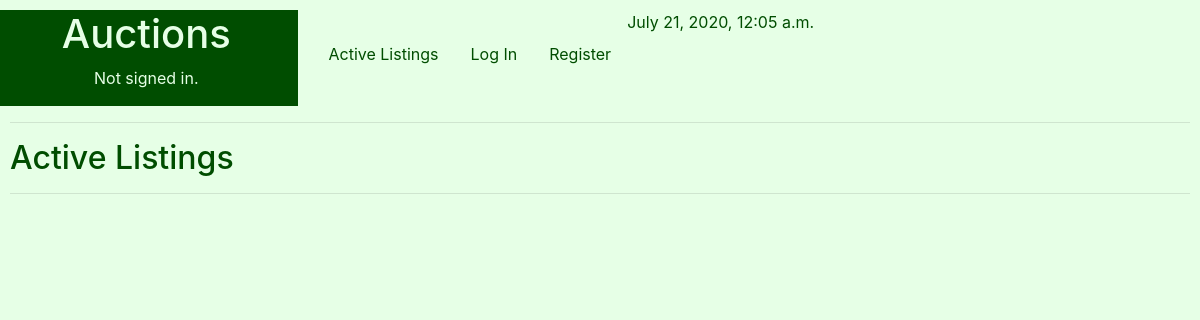
The app's page /, older data.
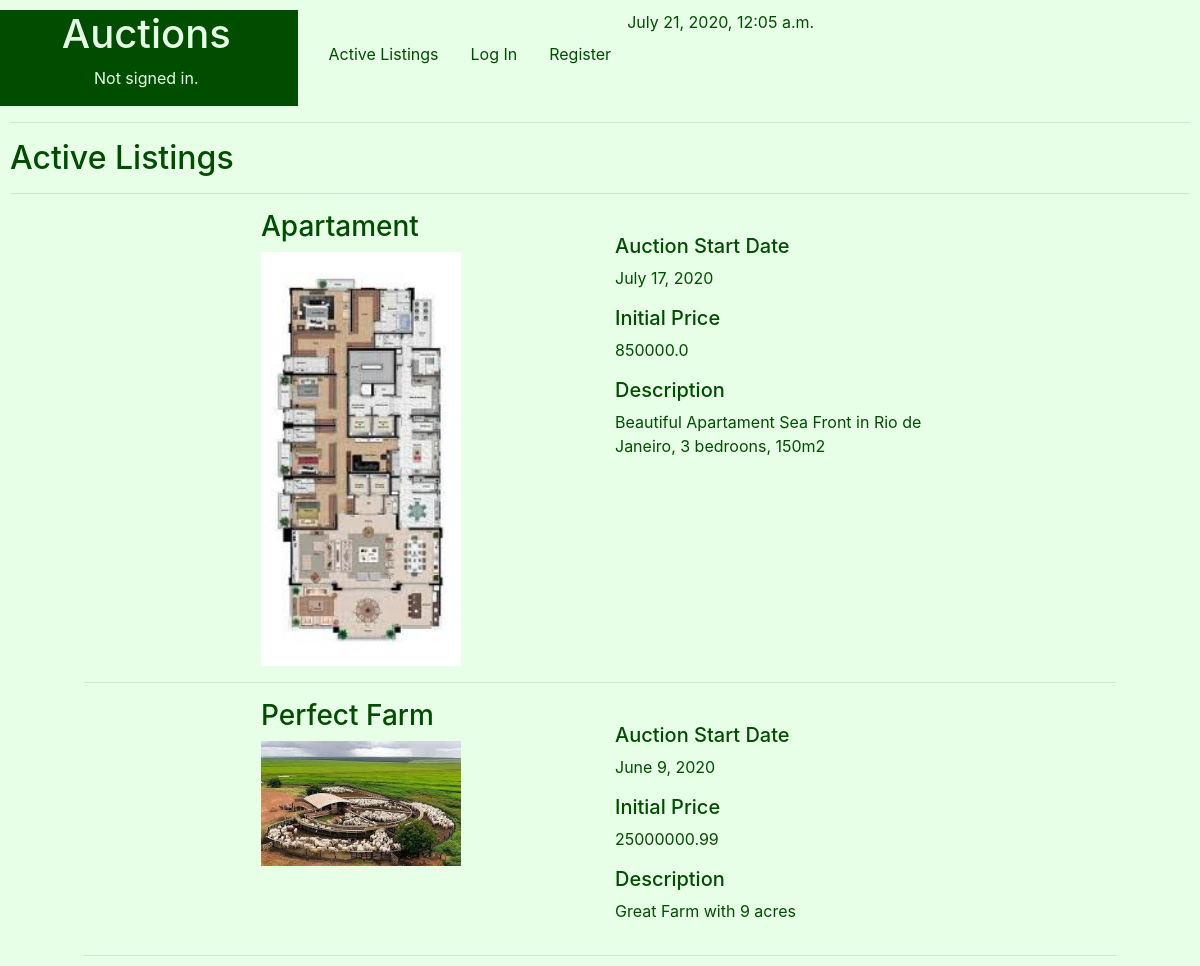
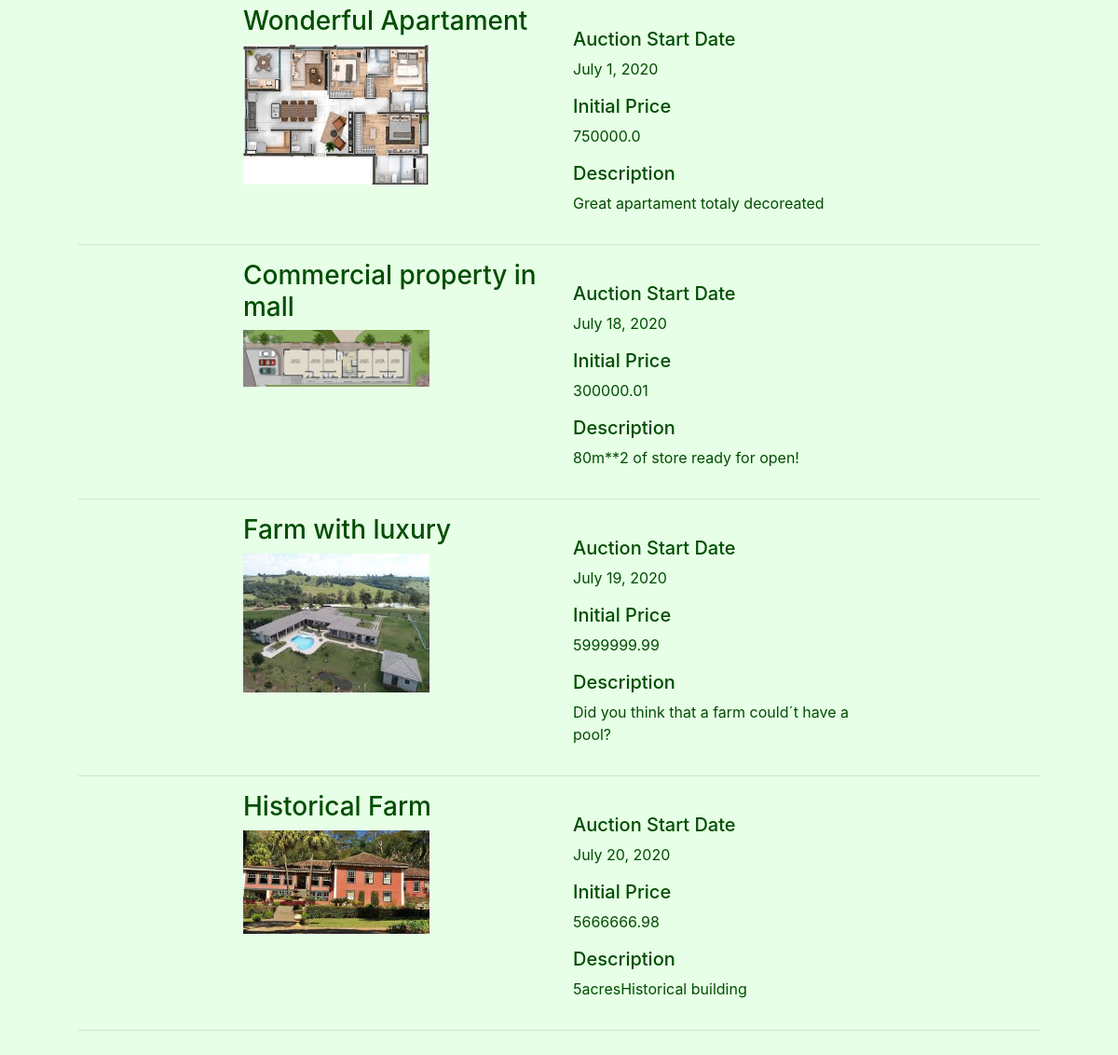
The same page, newer data (2 pictures, top to bottom).
### auctions/models.py (models this page shows, shortened)
class Listings(models.Model):
    STATUS = (
        ('Active', 'Active - Receiving Bids'),
        ('To Begin', 'To Begin - De Auction didn´t start yet'),
        ('Closed', 'Closed - The seller gave up the auction'),
        ('Sold', 'Sold'),
    )
    Ltitle = models.CharField(help_text="Choose a title for your listing",max_length=50)
    Ccode=models.IntegerField(help_text="Categories Ex: 1-Apartament,2-Commercial,3-Farm, 4-House ") #foreign key from PropTypes
    Ldescription = models.CharField(max_length=250)
    Lprice = models.FloatField(help_text="starting bid Just USD") #initial price
    Ldatestart = models.DateField(help_text="Please use the following format: <em>YYYY-MM-DD</em>. for the auction start")
    Lduration = models.IntegerField(help_text="Duration expressed in days" )
    Luser = models.CharField(max_length=25)
    Limage= models.ImageField(upload_to="media", blank=True) #Name of the picture saved on static folder
    Lstatus = models.CharField(max_length=8, choices=STATUS )

### auctions/views.py (the view)
# urls.py: path("", views.index, name="index"),
def index(request):
    d = datetime.datetime.now()
    context={
            "d" : d,
            "ActiveListings": Listings.objects.all(),
    }
    return render(request, "auctions/index.html", context)

### auctions/templates/auctions/index.html (shortened to what this page needs)
{% extends "auctions/layout.html" %}
{% block body %}
  <h2>Active Listings</h2>
    <hr>
    <div class="form-group">
      	<form >
            {% if ActiveListings|length > 0 %}
                {% for Active in ActiveListings %}
                    {%if Active.Lstatus == "Active"%}
                        <div class="container" style="border:#004d00; width:90%">
                            <div class="row"  width="1700px">
                                <div class="col-lg-2">
                                </div>
                                <div class="col-lg-4">
                                    <h3>{{ Active.Ltitle }}</h3>
    		                            <img src=" {{Active.Limage.url}} "  width="200">
                                    <br>
                                </div>
                                <div class="col-lg-4">
                                  <br>
                                  <h5>Auction Start Date  </h5>
                                  <p>{{ Active.Ldatestart }}</p>
                                    <h5>Initial Price </h5>
                                    <p> {{ Active.Lprice }}</p>
                       	          <h5>Description</h5>
    					        	          <p>{{ Active.Ldescription }}</p>
                                </div>
                                <div class="col-lg-2">
                                </div>
                            </div>
                            <hr>
                        </div>
                        {%endif%}
    				        {% endfor %}
                </div>
            {% else %}
    	         	<div class="form-group">
    		          	<output>No matches found</output>
    	        	</div>
    	{% endif %}
{% endblock %}

Row changes from the older to the newer data that the page shows:
now on this page (row edited): Listings: Ltitle "Apartament", Limage (picture), Ldatestart "July 17, 2020", Lprice "850000.0", Ldescription "Beautiful Apartament Sea Front in Rio de Janeiro, 3 bedroons, 150m2"
now on this page (row edited): Listings: Ltitle "Perfect Farm", Limage (picture), Ldatestart "June 9, 2020", Lprice "25000000.99", Ldescription "Great Farm with 9 acres"
now on this page (row edited): Listings: Ltitle "Wonderful Apartament", Limage (picture), Ldatestart "July 1, 2020", Lprice "750000.0", Ldescription "Great apartament totaly decoreated"
now on this page (row edited): Listings: Ltitle "Commercial property in mall", Limage (picture), Ldatestart "July 18, 2020", Lprice "300000.01", Ldescription "80m**2 of store ready for open!"
now on this page (row edited): Listings: Ltitle "Farm with luxury", Limage (picture), Ldatestart "July 19, 2020", Lprice "5999999.99", Ldescription "Did you think that a farm could´t have a pool?"
now on this page (row edited): Listings: Ltitle "Historical Farm", Limage (picture), Ldatestart "July 20, 2020", Lprice "5666666.98", Ldescription "5acresHistorical building"
